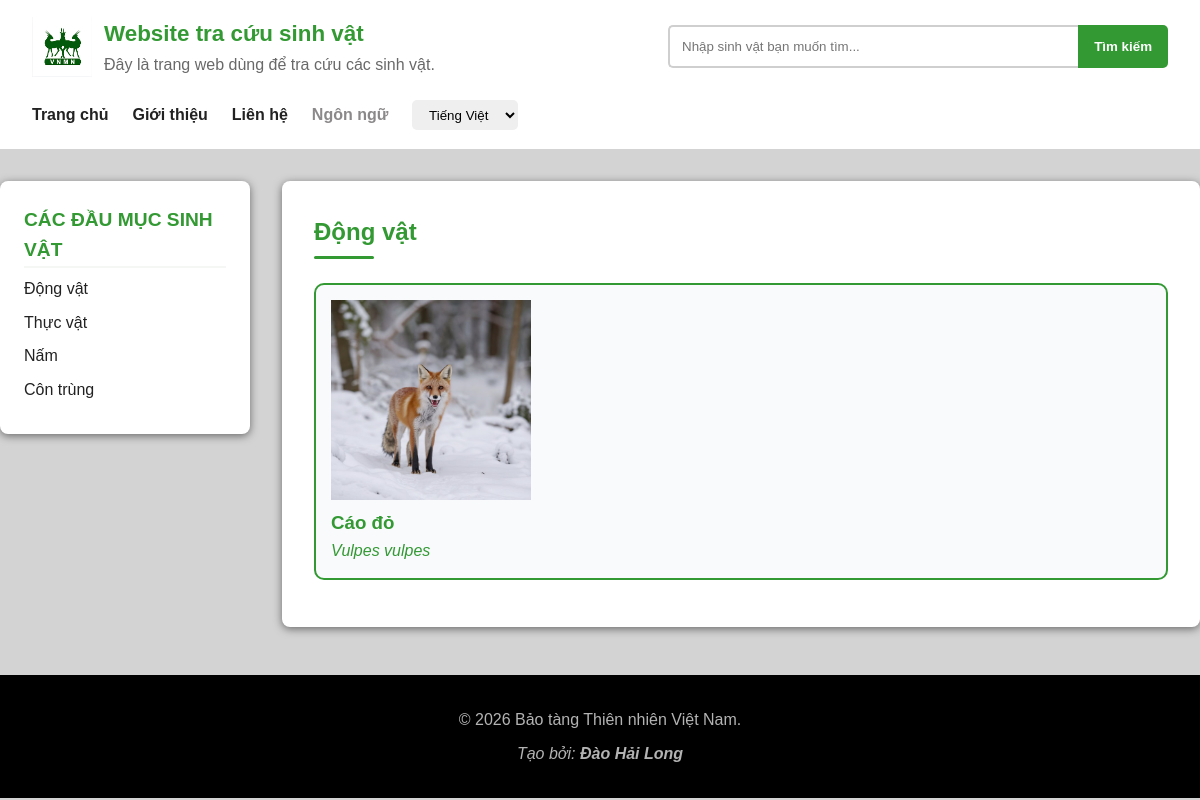
Before: /sinh-vat/animal with the older database file.
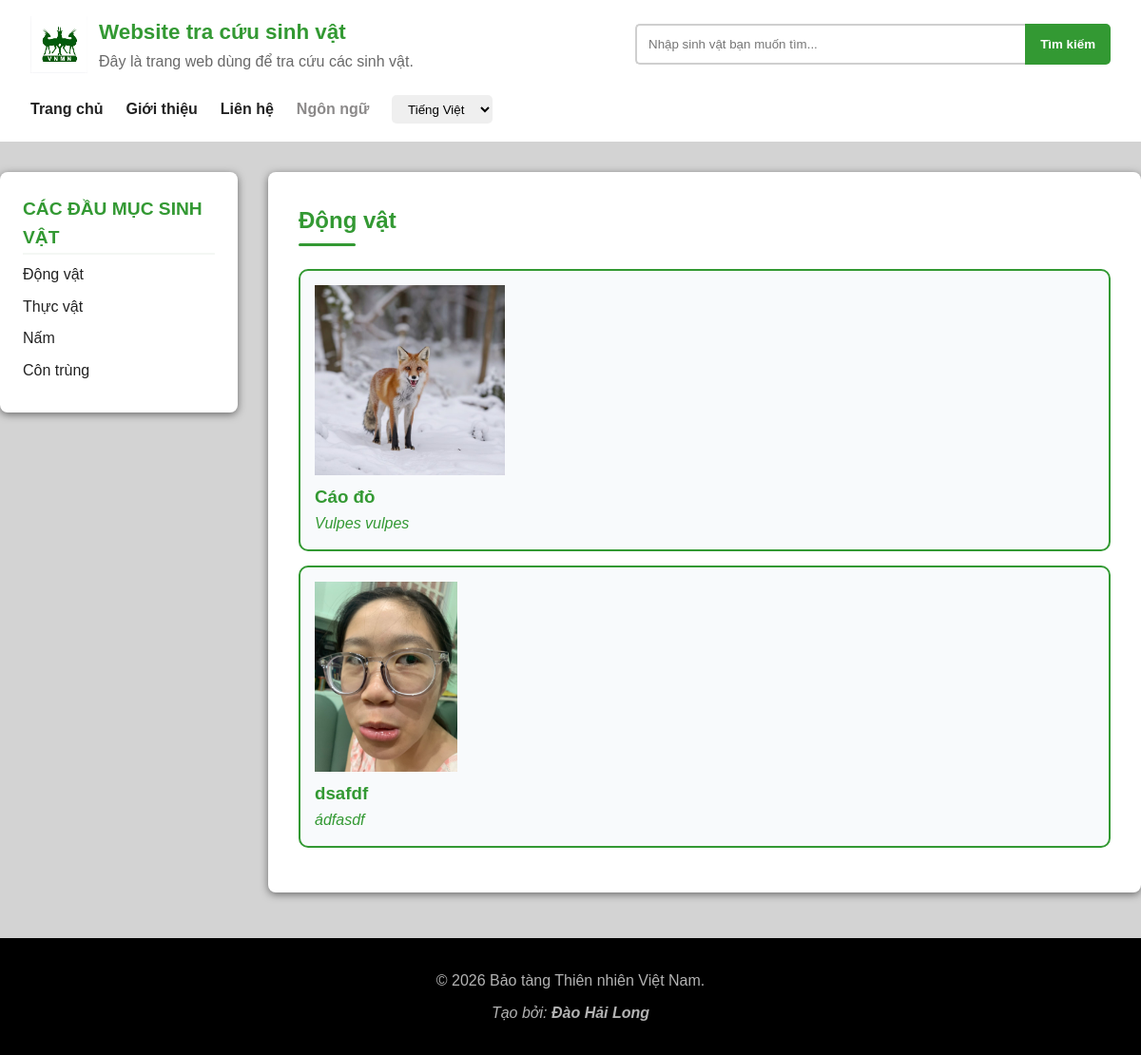
After: the same page with the newer database file.
### tables this page shows
CREATE TABLE images (
    id INTEGER PRIMARY KEY AUTOINCREMENT,
    creature_id INTEGER NOT NULL,
    photo TEXT NOT NULL,
    author VARCHAR(255) NOT NULL,
    license VARCHAR(255) NOT NULL,
    source VARCHAR(255) NOT NULL,
    alt_text TEXT NOT NULL,
    alt_text_en TEXT NOT NULL,

    FOREIGN KEY (creature_id) REFERENCES creatures(id)
);

CREATE TABLE translations (
id INTEGER PRIMARY KEY AUTOINCREMENT,
creature_id INTEGER NOT NULL,
language VARCHAR(2) NOT NULL,
species VARCHAR(255) NOT NULL,
quick_summary TEXT NOT NULL,

FOREIGN KEY (creature_id) REFERENCES creatures(id),
UNIQUE (creature_id, language)
);

CREATE TABLE creatures (
    id INTEGER PRIMARY KEY AUTOINCREMENT,
    category VARCHAR(50) NOT NULL,
    era VARCHAR(50) NOT NULL,
    scientific_name VARCHAR(255) NOT NULL UNIQUE,
    taxonomic_domain VARCHAR(255) NOT NULL,
    taxonomic_kingdom VARCHAR(255) NOT NULL,
    taxonomic_phylum VARCHAR(255) NOT NULL,
    taxonomic_class VARCHAR(255) NOT NULL,
    taxonomic_order VARCHAR(255) NOT NULL,
    taxonomic_family VARCHAR(255) NOT NULL,
    taxonomic_genus VARCHAR(255) NOT NULL
);

### app.py (the view)
@app.route("/sinh-vat/<category>")
def creature_category(category):
    allowed_categories = {
        "animal",
        "plant",
        "fungus",
        "insects"
    }
    if category not in allowed_categories:
        return xin_loi("Không có đầu mục sinh vật đó")
    db = get_db()
    creatures = db.execute("""SELECT creatures.id, translations.species, creatures.scientific_name, images.photo, images.alt_text
                                FROM creatures
                                JOIN translations ON translations.creature_id = creatures.id
                                JOIN images ON images.creature_id = creatures.id
                                WHERE creatures.category = ? AND translations.language = 'vi'
                                ORDER BY translations.species""", (category,)).fetchall()
    return render_template("vi/sinh-vat.html", creatures=creatures, category=category)

### app.py (called while the page is built)
def get_db():
    db = getattr(g, "_database", None)
    if db == None:
        db = g._database = sqlite3.connect("animals.db")
        db.row_factory = sqlite3.Row
    return db

@app.teardown_appcontext
def close_connection(exception):
    db = getattr(g, "_database", None)
    if db != None:
        db.close()

### templates/vi/sinh-vat.html (shortened to what this page needs)
{% extends 'vi/layout.html' %}
{% block main %}
<section class="main-content">
    {% if category == "animal" %}
        <h2>Động vật</h2>
    {% elif category == "plant" %}
        <h2>Thực vật</h2>
    {% elif category == "fungus" %}
        <h2>Nấm</h2>
    {% elif category == "insects" %}
        <h2>Côn trùng</h2>
    {% endif %}
    {% for creature in creatures %}
        <a href="{{ url_for('creature_info', creature_id=creature['id']) }}" class="animal-link">
            <div class="animals">
                <img src="{{ url_for('static', filename=creature['photo']) }}" alt="{{ creature['alt_text'] }}" />
                <h3>{{ creature['species'] }}</h3>
                <p><i>{{ creature['scientific_name'] }}</i></p>
            </div>
        </a>
    {% else %}
        <p>Danh mục này hiện chưa có sinh vật nào.</p>
    {% endfor %}
</section>
{% endblock %}

Changed rows visible on the page:
added images: photo (picture), species "dsafdf", scientific_name "ádfasdf"
